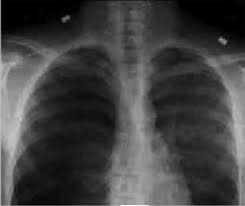
#> input picture bio_speckle.jpeg, 245 x 206 px, found by its file name
$ jupyter execute --allow-errors Untitled8.ipynb   (shell and % lines are left out)
#> lines starting #> are read from the running program, lines starting #| are printed output that depends on the picture
[cell 1]
import numpy as np

[cell 2]
nx, ny = (3, 2)
x = np.linspace(0, 1, nx)
y = np.linspace(0, 1, ny)
xv, yv = np.meshgrid(x, y)

[cell 3]
xv

[cell 4]
yv

[cell 5]
xv, yv = np.meshgrid(x, y, sparse=True)  # make sparse output arrays

[cell 6]
xv

[cell 7]
yv

[cell 8]
from matplotlib import pyplot as plt

[cell 9]
x = np.arange(-5, 5, 0.1)
y = np.arange(-5, 5, 0.1)
xx, yy = np.meshgrid(x, y, sparse=True)
z = np.sin(xx**2 + yy**2) / (xx**2 + yy**2)
h = plt.contourf(x,y,z)
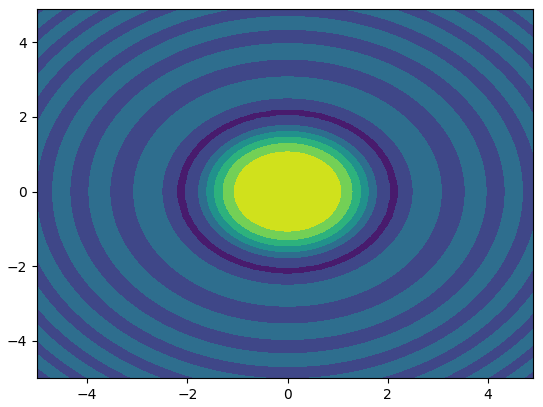
#> figure drawn by matplotlib, 1 panel

[cell 10]
import numpy as np
import cv2
import os
from matplotlib import pyplot as plt
from PIL import Image, ImageFilter

[cell 11]
image = cv2.imread('/home/raja/kmit/classes/bio_speckle.jpeg')
#> image is the input picture: shape (206, 245, 3); min 0, max 247, mean 65.3
new_image = cv2.GaussianBlur(image, (9, 9),0)

[cell 12]
np_image=np.asarray(new_image)

[cell 13]
np_image.mean(),np_image.var()
#> Out = (65.1, 2058.1)

[cell 14]
np_original=np.asarray(image)

[cell 15]
np_original.mean(),np_original.var()
#> Out = (65.28, 2147.4)

[cell 16]
mean=65
var=2147

[cell 17]
import matplotlib.pyplot as plt
from matplotlib import cm
from mpl_toolkits.mplot3d import Axes3D

def plt_plot_bivariate_normal_pdf(x, y, z):
  fig = plt.figure(figsize=(12, 6))
  ax = fig.gca(projection='3d')
  ax.plot_surface(x, y, z,
                  cmap=cm.coolwarm,
                  linewidth=0,
                  antialiased=True)
  ax.set_xlabel('x')
  ax.set_ylabel('y')
  ax.set_zlabel('z');
  plt.show()

#> (a cell that did not finish here is left out)

#> (a cell that did not finish here is left out)

#> (a cell that did not finish here is left out)

#> (a cell that did not finish here is left out)

[cell 22]
Y = np.arange(0,255,1)

#> (a cell that did not finish here is left out)

[cell 24]
import matplotlib.pyplot as plt
from copy import deepcopy
from PIL import Image
from math import cos, sin

image = Image.open('/home/raja/kmit/classes/bio_speckle.jpeg')
gray = image.convert('L')
img1 = np.asarray(gray)


$ run again, with face_filter.jpeg copied over bio_speckle.jpeg
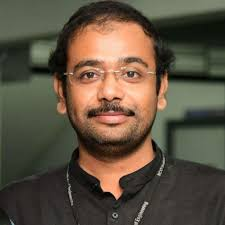
#> input picture face_filter.jpeg, 225 x 225 px, found by its file name
#> image is the input picture: shape (225, 225, 3); mean B, G, R 65, 81.3, 93.7
#> `new_image = cv2.GaussianBlur(image, (9, 9),0)`:
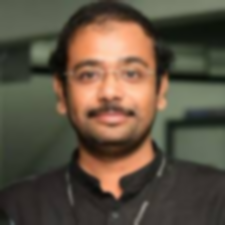
#> new_image: shape (225, 225, 3); mean B, G, R 65, 81.3, 93.7
#> `np_image.mean(),np_image.var()`: Out = (79.99, 2471.7)
#> `np_original.mean(),np_original.var()`: Out = (80, 2717.5)
#> image: PIL image 225x225 RGB
#> `gray = image.convert('L')`:
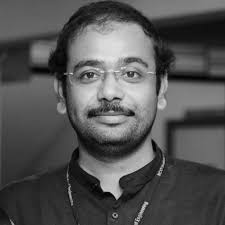
#> gray: PIL image 225x225 L; min 1, max 229, mean 83.2
